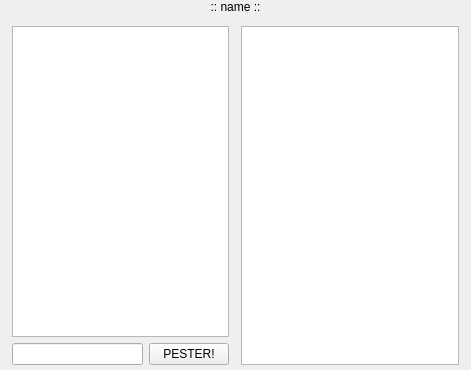
<?xml version="1.0" encoding="UTF-8"?>
<ui version="4.0">
 <class>Form</class>
 <widget class="QWidget" name="Form">
  <property name="geometry">
   <rect>
    <x>0</x>
    <y>0</y>
    <width>471</width>
    <height>370</height>
   </rect>
  </property>
  <property name="windowTitle">
   <string>Form</string>
  </property>
  <widget class="QWidget" name="verticalLayoutWidget">
   <property name="geometry">
    <rect>
     <x>0</x>
     <y>0</y>
     <width>471</width>
     <height>371</height>
    </rect>
   </property>
   <layout class="QVBoxLayout" name="verticalLayout">
    <property name="spacing">
     <number>6</number>
    </property>
    <property name="sizeConstraint">
     <enum>QLayout::SetNoConstraint</enum>
    </property>
    <property name="margin">
     <number>0</number>
    </property>
    <item>
     <widget class="QLabel" name="userLabel">
      <property name="sizePolicy">
       <sizepolicy hsizetype="Preferred" vsizetype="Fixed">
        <horstretch>0</horstretch>
        <verstretch>3</verstretch>
       </sizepolicy>
      </property>
      <property name="lineWidth">
       <number>1</number>
      </property>
      <property name="text">
       <string>:: name ::</string>
      </property>
      <property name="scaledContents">
       <bool>false</bool>
      </property>
      <property name="alignment">
       <set>Qt::AlignCenter</set>
      </property>
     </widget>
    </item>
    <item>
     <layout class="QHBoxLayout" name="horizontalLayout">
      <property name="leftMargin">
       <number>6</number>
      </property>
      <property name="topMargin">
       <number>6</number>
      </property>
      <property name="rightMargin">
       <number>12</number>
      </property>
      <property name="bottomMargin">
       <number>6</number>
      </property>
      <item>
       <layout class="QVBoxLayout" name="verticalLayout_2">
        <property name="leftMargin">
         <number>6</number>
        </property>
        <property name="topMargin">
         <number>0</number>
        </property>
        <property name="rightMargin">
         <number>6</number>
        </property>
        <property name="bottomMargin">
         <number>0</number>
        </property>
        <item>
         <widget class="QTextEdit" name="userOutput">
          <property name="readOnly">
           <bool>true</bool>
          </property>
         </widget>
        </item>
        <item>
         <layout class="QHBoxLayout" name="horizontalLayout_2">
          <property name="spacing">
           <number>6</number>
          </property>
          <property name="rightMargin">
           <number>0</number>
          </property>
          <property name="bottomMargin">
           <number>0</number>
          </property>
          <item>
           <widget class="QLineEdit" name="userInput">
            <property name="sizePolicy">
             <sizepolicy hsizetype="Expanding" vsizetype="Maximum">
              <horstretch>0</horstretch>
              <verstretch>0</verstretch>
             </sizepolicy>
            </property>
           </widget>
          </item>
          <item>
           <widget class="QPushButton" name="sendButton">
            <property name="sizePolicy">
             <sizepolicy hsizetype="Maximum" vsizetype="Maximum">
              <horstretch>0</horstretch>
              <verstretch>0</verstretch>
             </sizepolicy>
            </property>
            <property name="text">
             <string>PESTER!</string>
            </property>
           </widget>
          </item>
         </layout>
        </item>
       </layout>
      </item>
      <item>
       <widget class="QListWidget" name="memoUserList">
        <property name="sizePolicy">
         <sizepolicy hsizetype="Expanding" vsizetype="Expanding">
          <horstretch>0</horstretch>
          <verstretch>0</verstretch>
         </sizepolicy>
        </property>
       </widget>
      </item>
     </layout>
    </item>
   </layout>
  </widget>
 </widget>
 <resources/>
 <connections/>
</ui>
